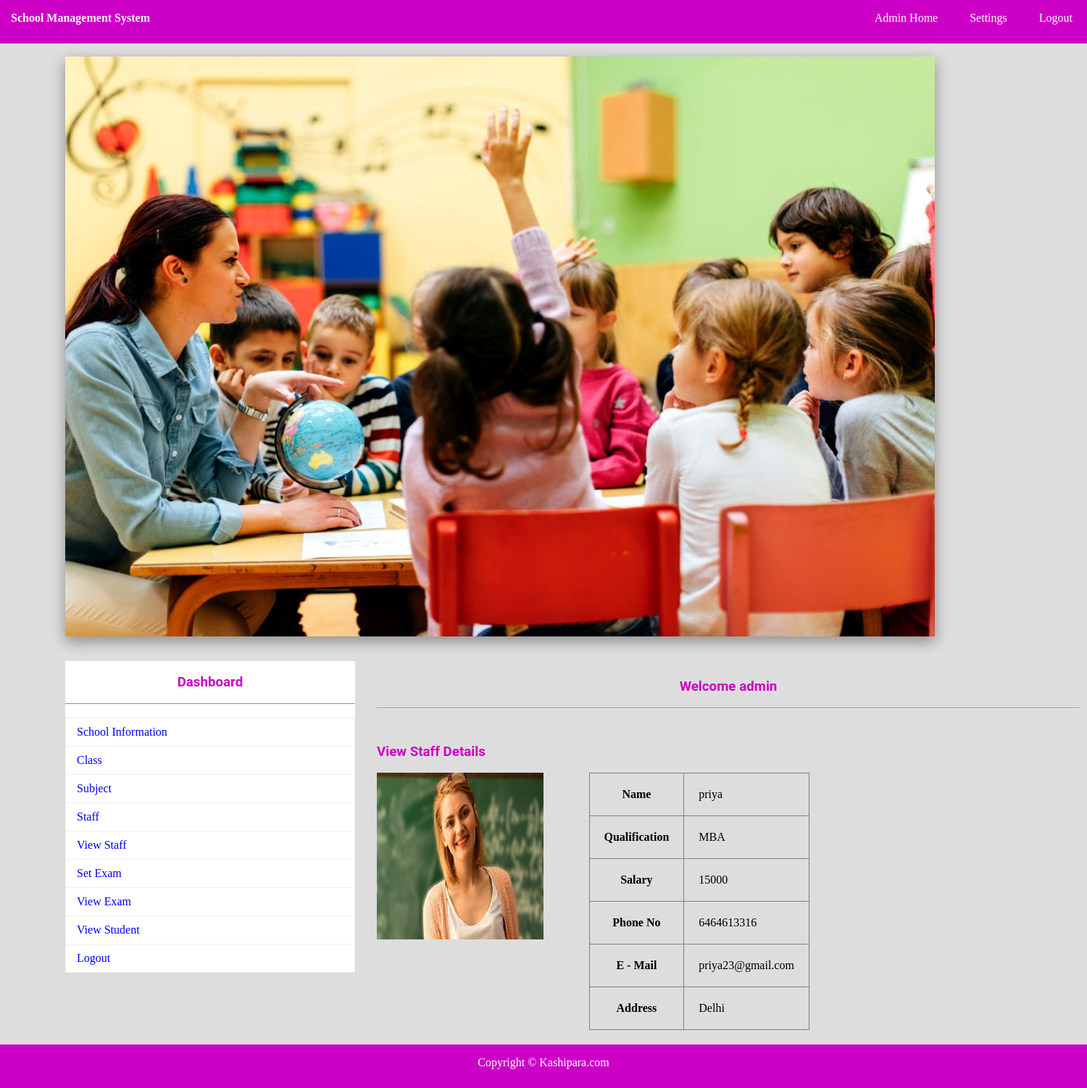
Screenshot of /staff_view.php?id=4 (signed in) with the database file from the repository.
### tables this page shows
CREATE TABLE IF NOT EXISTS `staff` (
  `TID` int(11) NOT NULL AUTO_INCREMENT,
  `TNAME` varchar(150) NOT NULL,
  `TPASS` varchar(150) NOT NULL,
  `QUAL` varchar(150) NOT NULL,
  `SAL` varchar(150) NOT NULL,
  `PNO` varchar(150) NOT NULL,
  `MAIL` varchar(150) NOT NULL,
  `PADDR` text NOT NULL,
  `IMG` varchar(150) NOT NULL,
  PRIMARY KEY (`TID`)
);

### staff_view.php (the view, shortened to what this page needs)
<?php
	include"database.php";
	$sql="SELECT * FROM staff WHERE TID={$_GET["id"]}";
		$res=$db->query($sql);
		if($res->num_rows>0)
		{
			$row=$res->fetch_assoc();
		}
?>
<!DOCTYPE html>
<html>
	<head>
		<link rel="stylesheet" type="text/css" href="css/style.css">
	</head>
	<body>
		<?php include"navbar.php";?><br>
		<img src="img/t.jpg" style="margin-left:90px;" class="sha">
			<div id="section">
				<?php include"sidebar.php";?><br><br><br>
				<h3 class="text">Welcome <?php echo $_SESSION["ANAME"]; ?></h3><br><hr><br>
				<div class="content1">
						<h3 > View Staff Details</h3><br>
						<div class="ibox">
							<img src="<?php echo $row["IMG"]; ?>" height="230" width="230">
						</div>
						<div class="tsbox">
						<table border="1px">
							<tr><th>Name </th> <td> <?php echo $row["TNAME"]; ?></td></tr>
							<tr><th>Qualification </th> <td> <?php echo $row["QUAL"]; ?></td></tr>
							<tr><th>Salary </th> <td> <?php echo $row["SAL"]; ?></td></tr>
							<tr><th>Phone No </th> <td> <?php echo $row["PNO"]; ?></td></tr>
							<tr><th>E - Mail </th> <td> <?php echo $row["MAIL"]; ?></td></tr>
							<tr><th>Address </th> <td> <?php echo $row["PADDR"]; ?></td></tr>
						</table>
						</div>
				</div>
			</div>
			<?php include"footer.php";?>
	</body>
</html>

### css/style.css (style rules this page uses)
* { padding:0px; margin:0px; }
html { background:#dddddd; }
h1,h2,h3,h4,h5,h6,label { font-family:roboto; color:#cd00c7; }
.sha { -webkit-box-shadow: 0 8px 17px 0 rgba(0, 0, 0, 0.2), 0 6px 20px 0 rgba(0, 0, 0, 0.19); -moz-box-shadow: 0 8px 17px 0 rgba(0, 0, 0, 0.2), 0 6px 20px 0 rgba(0, 0, 0, 0.19); box-shadow: 0 8px 17px 0 rgba(0, 0, 0, 0.2), 0 6px 20px 0 rgba(0, 0, 0, 0.19); }
.content1 { margin-top:30px; }
.text { text-align:center; }
#section { height:auto; width:1400px; margin-left:90px; font-family:cambria; }
.content1 { margin-top:30px; height:auto; width:450px; float:left; }
tr,td,th { padding:20px; }
table { border-collapse:collapse; }
.ibox { width:65%; float:left; }
.tsbox { width:35%; float:left; }

### rows the page displays
staff: IMG (picture), TNAME "priya", QUAL "MBA", SAL "15000", PNO "6464613316", MAIL "priya23@gmail.com", PADDR "Delhi"

### other values shown
$_SESSION["ANAME"] "admin"
